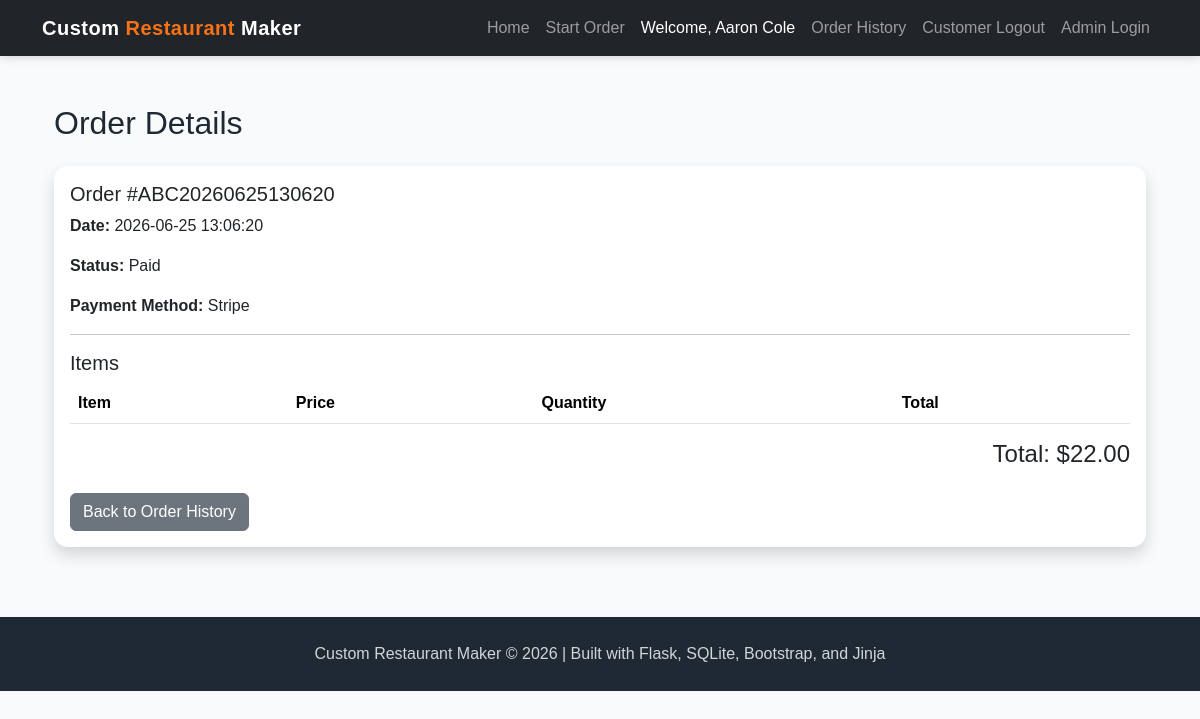
Screenshot of /order-history/54 (signed in) with the database file from the repository.
### app.py (models this page shows)
class Order(db.Model):
    __tablename__ = "orders"
    order_id = db.Column(db.Integer, primary_key=True)
    customer_id = db.Column(db.Integer, db.ForeignKey("customers.customer_id"))
    order_number = db.Column(db.String(100), unique=True, nullable=False)
    date_time = db.Column(db.String(50))
    status = db.Column(db.String(50))
    payment_method = db.Column(db.String(50))
    total_amount = db.Column(db.Float)
    stripe_session_id = db.Column(db.String(255))
    stripe_payment_status = db.Column(db.String(100))

### app.py (the view)
@app.route("/order-history/<int:order_id>")
def order_details(order_id):
    if not session.get("customer_id"):
        flash("Please log in to view order details.", "warning")
        return redirect(url_for("customer_login"))
    customer_id = session["customer_id"]
    order = (
        Order.query
        .filter_by(order_id=order_id, customer_id=customer_id)
        .first()
    )
    if not order:
        flash("Order not found.", "warning")
        return redirect("/order-history")
    items = (
        db.session.query(
            Menu.name,
            Menu.price,
            OrderItem.quantity,
            (Menu.price * OrderItem.quantity).label("total_price")
        )
        .join(OrderItem, Menu.menu_id == OrderItem.menu_id)
        .filter(OrderItem.order_number == order.order_number)
        .all()
    )
    return render_template("order_details.html", order=order, items=items)

### templates/order_details.html (shortened to what this page needs)
{% extends "base.html" %}
{% block content %}
<div class="container mt-5">
    <h2>Order Details</h2>
    <div class="card shadow mt-4">
        <div class="card-body">
            <h5>Order #{{ order["order_number"] }}</h5>
            <p><strong>Date:</strong> {{ order["date_time"] }}</p>
            <p><strong>Status:</strong> {{ order["status"] or "Pending" }}</p>
            <p><strong>Payment Method:</strong> {{ order["payment_method"] or "N/A" }}</p>
            <hr>
            <h5>Items</h5>
            <table class="table table-striped">
                <thead>
                    <tr>
                        <th>Item</th>
                        <th>Price</th>
                        <th>Quantity</th>
                        <th>Total</th>
                    </tr>
                </thead>
            </table>
            {% if order["total_amount"] %}
                <h4 class="text-end">
                    Total: ${{ "%.2f"|format(order["total_amount"]) }}
                </h4>
            {% endif %}
            <a href="/order-history" class="btn btn-secondary mt-3">
                Back to Order History
            </a>
        </div>
    </div>
</div>
{% endblock %}

### static/style.css (style rules this page uses)
:root { --primary-dark: #1f2933; --primary-orange: #f97316; --primary-yellow: #facc15; --primary-green: #16a34a; --soft-bg: #f8fafc; --card-bg: #ffffff; --text-dark: #1f2933; }
body { background-color: var(--soft-bg); color: var(--text-dark); font-family: Arial, Helvetica, sans-serif; }
.card { border: none; border-radius: 14px; transition: transform 0.2s ease, box-shadow 0.2s ease; }

### rows the page displays
Order: order_number "ABC20260625130620", date_time "2026-06-25 13:06:20", status "Paid", payment_method "Stripe", total_amount "22.00"

### other values shown
{{ session.get("customer_name") }} "Aaron Cole"
